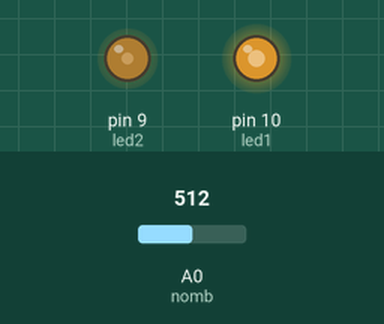
Recording of a sketch running on a simulated Arduino Uno, built with avr-gcc and run on an emulated ATmega328P. Shown: output pins drawn as LEDs (lit = HIGH). The inputs (shaded band) are chosen by the test bench; at power-on: A0 (nomb) = 512.

Above: at 1.2 s.
1.3 s: A0 (nomb) set to 716
At 1.6 s:
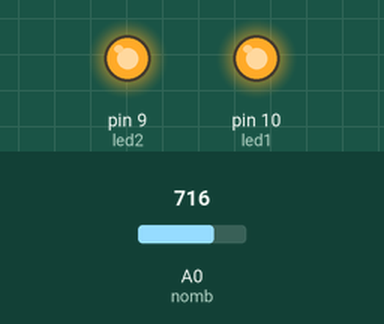
2.8 s: A0 (nomb) set to 686
4.3 s: A0 (nomb) set to 669
At 5.1 s:
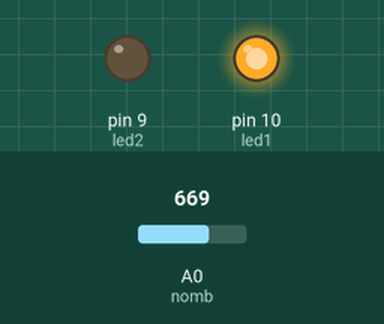
5.8 s: A0 (nomb) set to 306
At 6.2 s:
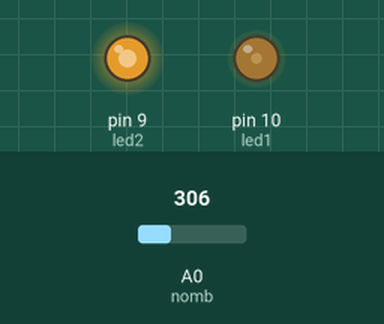
7.3 s: A0 (nomb) set to 122
At 8.5 s:
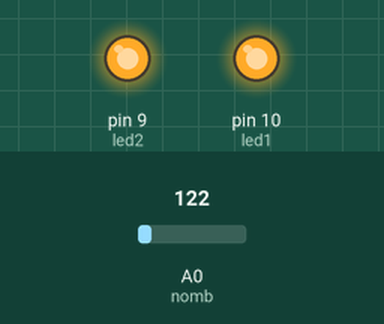
8.8 s: A0 (nomb) set to 180
10.3 s: A0 (nomb) set to 190
At 10.9 s:
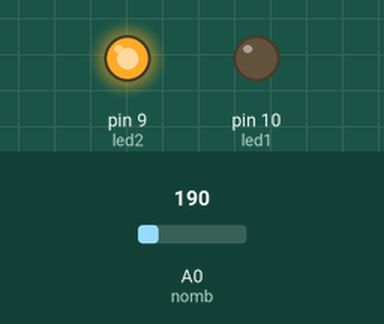
Timing chart, 0 to 12.8 s (numbered marks = the images above; inputs shaded):
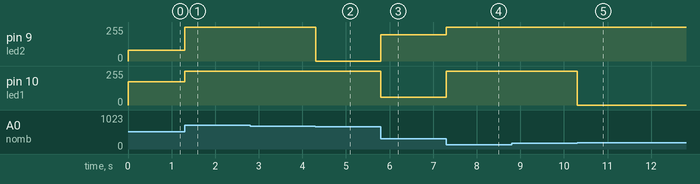

Measured:
- the behaviour switches between 670 and 669 on A0 (nomb) (found by bisection; images 1 and 2)
- the behaviour switches between 189 and 190 on A0 (nomb) (found by bisection; images 4 and 5)
- after the input at 1.3 s, pin 9 (led2): 82/255 → 255/255 at once; pin 10 (led1): 173/255 → 255/255 at once
- after the input at 2.8 s, every drawn part: stays the same
- after the input at 4.3 s, pin 9 (led2): 255/255 → 0/255 at once
- after the input at 5.8 s, pin 9 (led2): 0/255 → 196/255 at once; pin 10 (led1): 255/255 → 59/255 at once
- after the input at 7.3 s, pin 9 (led2): 196/255 → 255/255 at once; pin 10 (led1): 59/255 → 255/255 at once
- after the input at 8.8 s, every drawn part: stays the same
- after the input at 10.3 s, pin 10 (led1): 255/255 → 0/255 at once

The sketch:

Sharp_2D120X_Vers_RG_LED.ino
```cpp
int nomb = 0;
int led1 = 10;
int led2 = 9;
int ledd1;
int ledd2;
int nom;

void setup() {
  pinMode(led1, OUTPUT);
  pinMode(led2, OUTPUT);
}

void loop() {

  nom = analogRead(nomb) / 10;
  ledd1 = map(nom, 19, 66, 0, 255);
  ledd2 = map(nom, 19, 66, 255, 0);
  analogWrite(led1, ledd1);
  analogWrite(led2, ledd2);
  delay(1);
}
```
